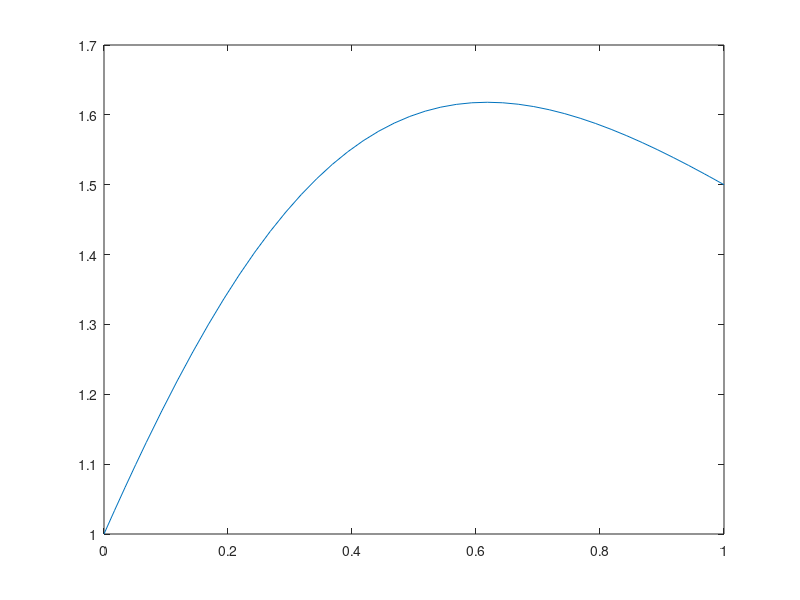

Here is the MATLAB script that generated this plot:
function [t,y] = RA250320_L11_01()
    
    %equacao dada
    y_deriv = @(t, y) (2 - (2*t*y))/(t.^2 + 1);
    
    %intervalo de t
    t = [0 1];
    
    y_zero = 1;
    
    [t, y] = ode45(y_deriv, t, y_zero);
    
    %analisando a solucao analitica
    plot(t, y);

end